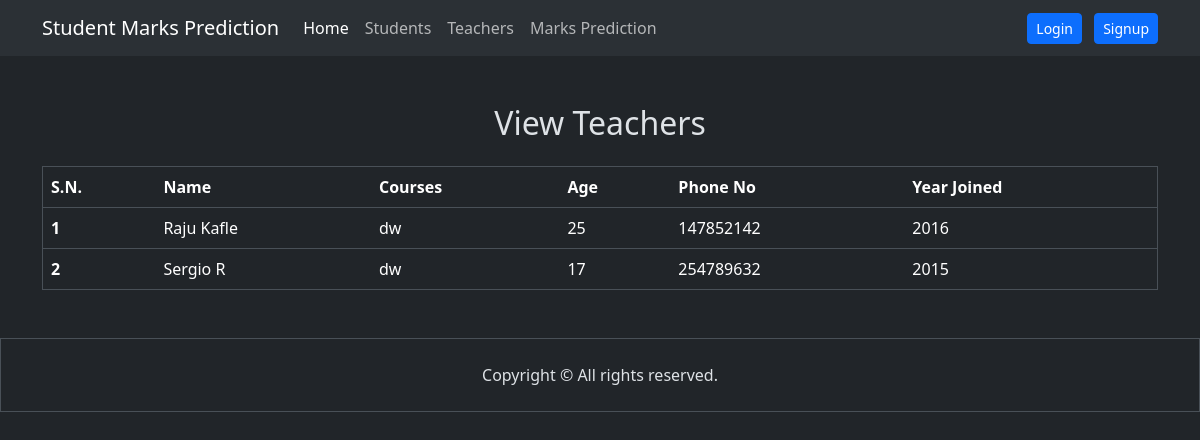
Screenshot of /all-teachers/ with the database file from the repository.
### myapp/models.py (models this page shows, shortened)
class Teacher(models.Model):
  name = models.CharField(max_length=255)
  courses = models.ManyToManyField(Course)
  age = models.IntegerField()
  phone_no = models.CharField(max_length=15)
  year_joined = models.CharField(max_length=5)

### myapp/views.py (the view)
# urls.py: path('all-teachers/', views.all_teachers, name='all-teachers'),
def all_teachers(request):
  teachers = Teacher.objects.all()
  context = {
    'teachers': teachers,
  }
  return render(request, 'myapp/teachers.html', context)

### myapp/templates/myapp/teachers.html (shortened to what this page needs)
<!DOCTYPE html>
<html lang="en" data-bs-theme="dark">
  <head>
    <link
      href="https://cdn.jsdelivr.net/npm/bootstrap@5.3.2/dist/css/bootstrap.min.css"
      rel="stylesheet"
    />
  </head>
  <body>
    <nav class="navbar navbar-expand-lg bg-body-tertiary">
      <div class="container">
        <a class="navbar-brand" href="/">Student Marks Prediction</a>
        <div class="collapse navbar-collapse" id="navbarNav">
          <ul class="navbar-nav">
            <li class="nav-item">
              <a class="nav-link active" aria-current="page" href="#"
                >Home</a
              >
            </li>
            <li class="nav-item">
              <a class="nav-link" href="{% url 'all-students' %}"
                >Students</a
              >
            </li>
            <li class="nav-item">
              <a class="nav-link" href="{% url 'all-teachers' %}"
                >Teachers</a
              >
            </li>
            <li class="nav-item">
              <a class="nav-link" href="#">Marks Prediction</a>
            </li>
          </ul>
          <div class="ms-auto">
            <a
              href="{% url 'login' %}"
              class="btn btn-primary btn-sm me-2"
              >Login</a
            >
            <a
              href="{% url 'signup' %}"
              class="btn btn-primary btn-sm"
              >Signup</a
            >
          </div>
        </div>
      </div>
    </nav>
    <div class="container mt-5 mb-5">
      <h2 class="text-center mb-4">View Teachers</h2>
      <table class="table border">
        <thead>
          <tr>
            <th scope="col">S.N.</th>
            <th scope="col">Name</th>
            <th scope="col">Courses</th>
            <th scope="col">Age</th>
            <th scope="col">Phone No</th>
            <th scope="col">Year Joined</th>
          </tr>
        </thead>
        <tbody>
          {% for teach in teachers %}
          <tr>
            <th scope="row">{{ forloop.counter }}</th>
            <td>{{ teach.name }}</td>
            <td>dw</td>
            <td>{{ teach.age }}</td>
            <td>{{ teach.phone_no }}</td>
            <td>{{ teach.year_joined }}</td>
          </tr>
          {% endfor %}
        </tbody>
      </table>
    </div>
    <footer class="border p-4 text-center">
      Copyright &copy; All rights reserved.
    </footer>
  </body>
</html>

### rows the page displays
Teacher: name "Raju Kafle", age "25", phone_no "147852142", year_joined "2016"
Teacher: name "Sergio R", age "17", phone_no "254789632", year_joined "2015"
